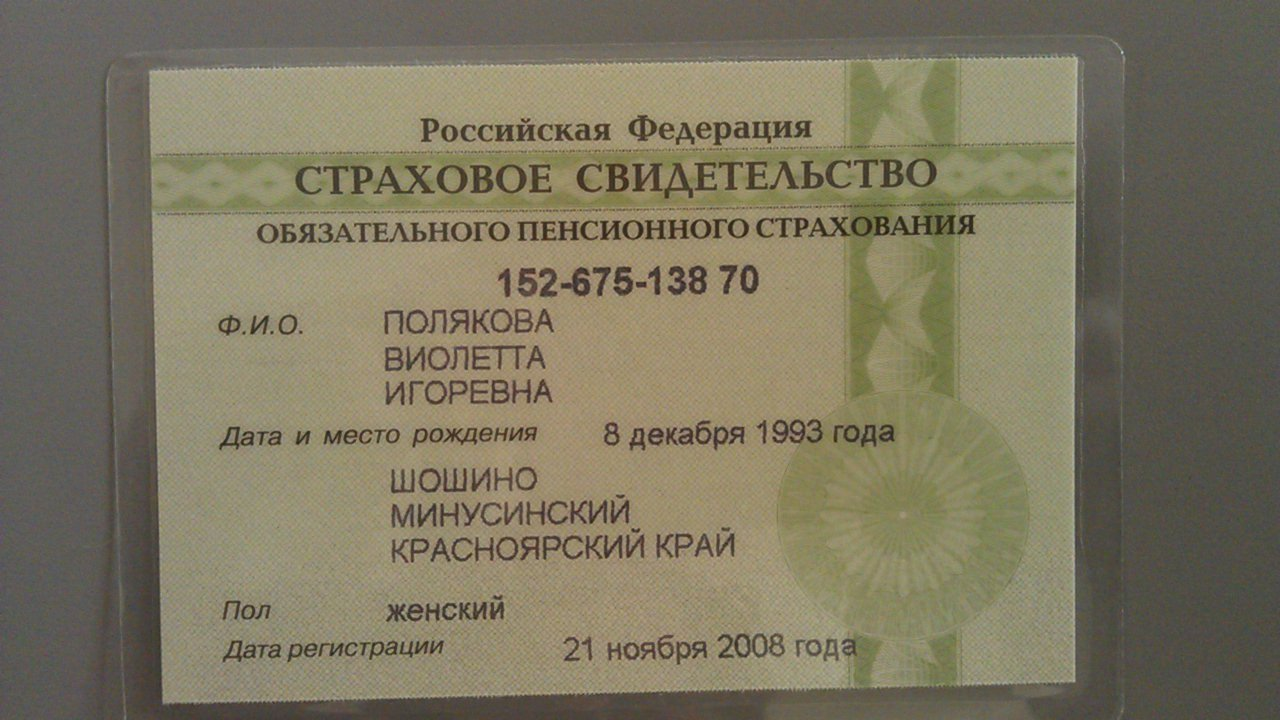
#> input picture formal/snils.jpg, 1280 x 720 px
$ python process.py --input snils.jpg
#> lines starting #> are read from the running program, lines starting #| are printed output that depends on the picture; after the words box and inside, x2 and y2 are one past the last pixel; in counts of white or black regions, pixels touching at a corner belong together
from __future__ import print_function
import cv2 as cv
import numpy as np
import argparse
import random as rng

rng.seed(12345)


def thresh_callback(val):
    threshold = val
    ret, thresh = cv.threshold(src_gray, 0, 255, cv.THRESH_BINARY_INV + cv.THRESH_OTSU)
    kernel = np.ones((3, 3), np.uint8)
    opening = cv.morphologyEx(thresh, cv.MORPH_OPEN, kernel, iterations=2)
    canny_output = cv.Canny(opening, threshold, threshold * 2)

    contours, _ = cv.findContours(canny_output, cv.RETR_TREE, cv.CHAIN_APPROX_SIMPLE)

    contours_poly = [None] * len(contours)
    boundRect = [None] * len(contours)
    centers = [None] * len(contours)
    radius = [None] * len(contours)
    for i, c in enumerate(contours):
        contours_poly[i] = cv.approxPolyDP(c, 3, True)
        boundRect[i] = cv.boundingRect(contours_poly[i])
        # centers[i], radius[i] = cv.minEnclosingCircle(contours_poly[i])

    drawing = np.zeros((canny_output.shape[0], canny_output.shape[1], 3), dtype=np.uint8)

    for i in range(len(contours)):
        color = (rng.randint(0, 256), rng.randint(0, 256), rng.randint(0, 256))
        # cv.drawContours(drawing, contours_poly, i, color)
        cv.rectangle(drawing, (int(boundRect[i][0]), int(boundRect[i][1])),
                     (int(boundRect[i][0] + boundRect[i][2]), int(boundRect[i][1] + boundRect[i][3])), color, 2)
        # cv.circle(drawing, (int(centers[i][0]), int(centers[i][1])), int(radius[i]), color, 2)

    cv.imshow('Contours', drawing)


parser = argparse.ArgumentParser(description='Code for Creating Bounding boxes and circles for contours tutorial.')
parser.add_argument('--input', help='Path to input image.', default='stuff.jpg')
args = parser.parse_args()
src = cv.imread(args.input)
#> src is the input picture: shape (720, 1280, 3); mean B, G, R 97, 118.9, 125.2
if src is None:
    print('Could not open or find the image:', args.input)
    exit(0)
# Convert image to gray and blur it
src_gray = cv.cvtColor(src, cv.COLOR_BGR2GRAY)
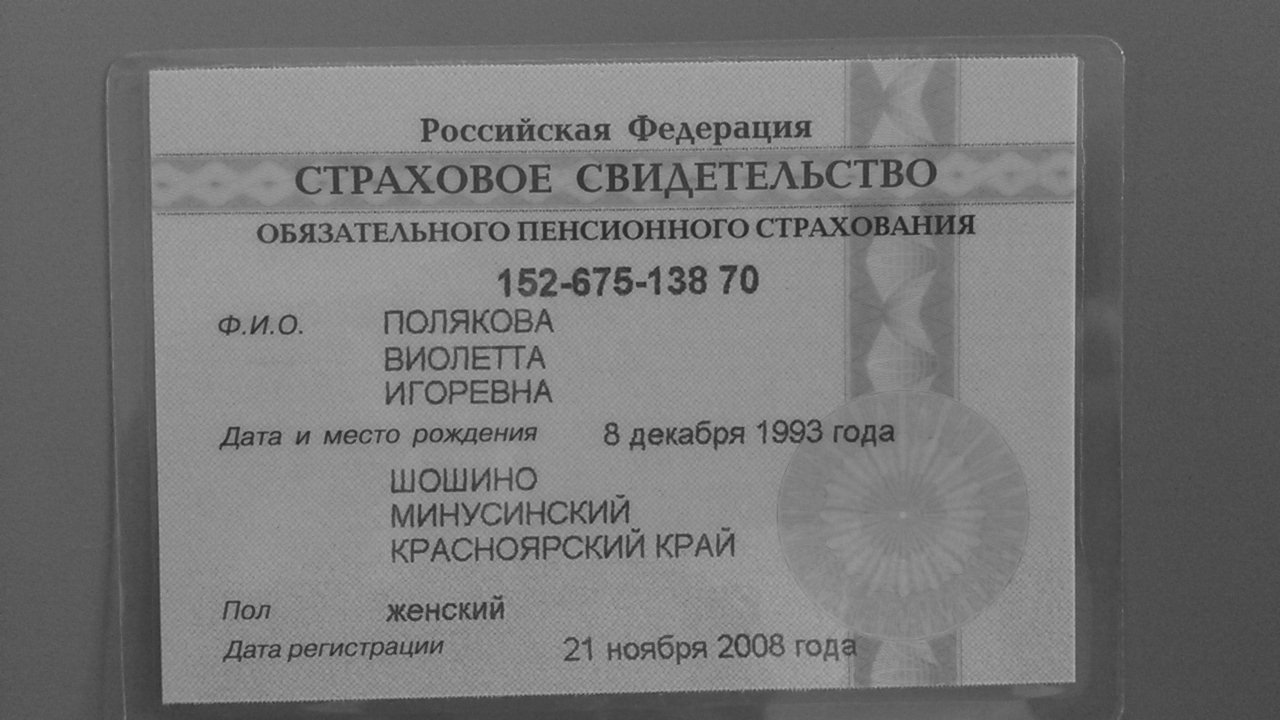
#> src_gray: shape (720, 1280); min 26, max 198, mean 118.3
src_gray = cv.blur(src_gray, (3, 3))
source_window = 'Source'
cv.namedWindow(source_window)
cv.imshow(source_window, src)
max_thresh = 255
thresh = 100  # initial threshold
cv.createTrackbar('Canny thresh:', source_window, thresh, max_thresh, thresh_callback)
thresh_callback(thresh)
#> in thresh_callback, `ret, thresh = cv.threshold(src_gray, 0, 255, cv.THRESH_BINARY_INV + cv..`:
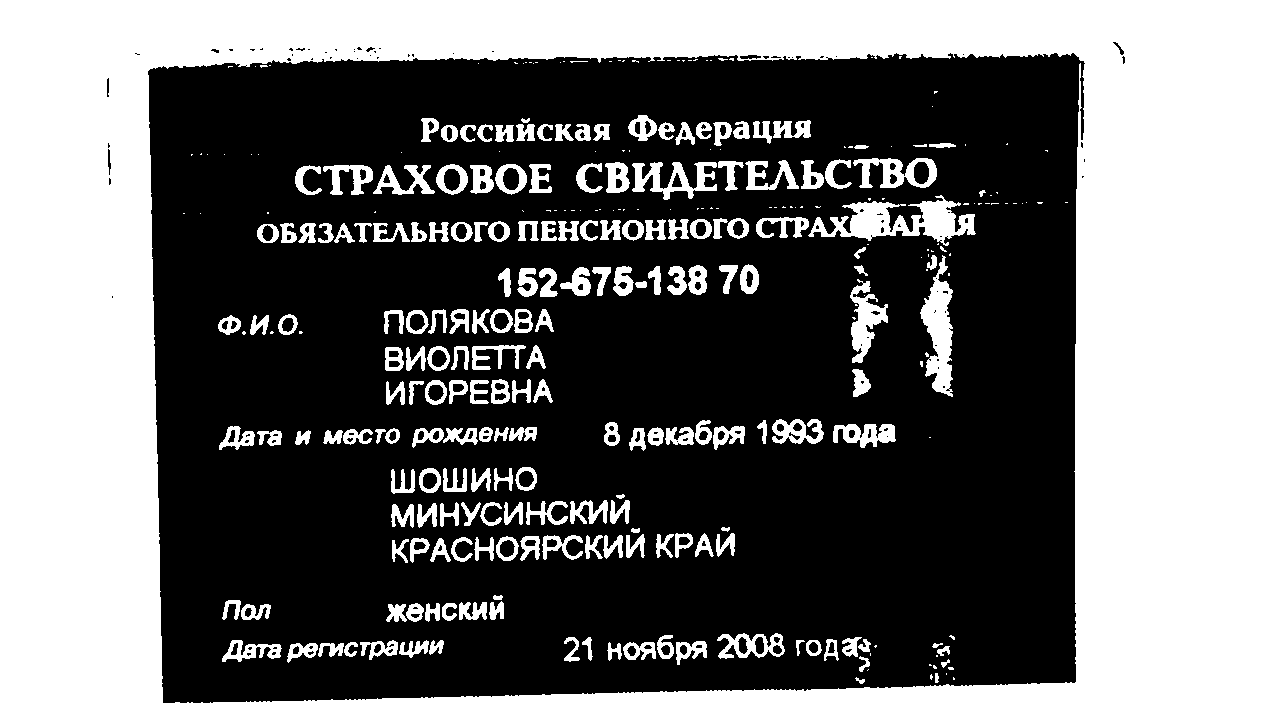
#> thresh: shape (720, 1280); 43% white; 318 white regions (122 under 20 px), largest, box (x1, y1, x2, y2) and area: (0, 0, 1280, 720) 337596, (808, 195, 976, 246) 3715, (920, 255, 953, 397) 2490
#> in thresh_callback, `ret, thresh = cv.threshold(src_gray, 0, 255, cv.THRESH_BINARY_INV + cv..`: ret = 114
#> in thresh_callback, `opening = cv.morphologyEx(thresh, cv.MORPH_OPEN, kernel, iterations=2)`: opening: shape (720, 1280); 39.8% white; 279 white regions, largest, box (x1, y1, x2, y2) and area: (0, 0, 1280, 720) 336663, (921, 281, 952, 393) 2195, (850, 202, 890, 239) 1215
#> in thresh_callback, `canny_output = cv.Canny(opening, threshold, threshold * 2)`:
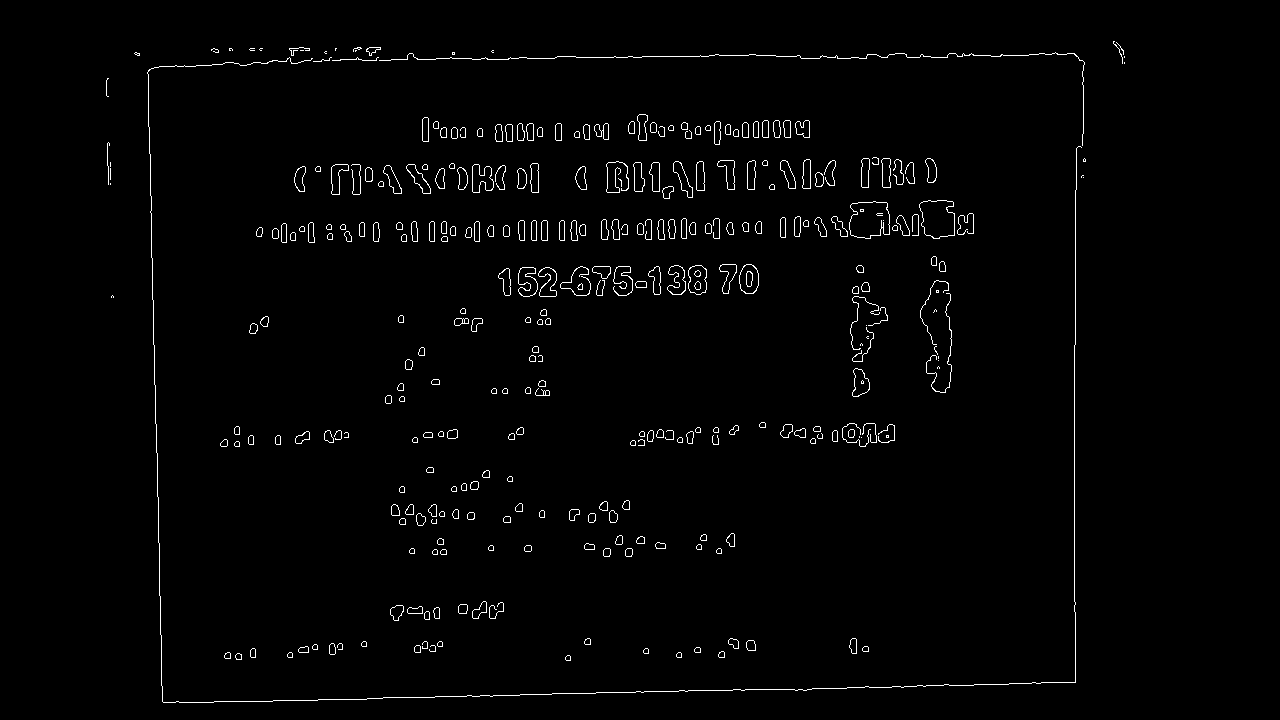
#> canny_output: shape (720, 1280); 1.5% white in thin lines or dots, all inside (x1, y1, x2, y2) = (106, 41, 1125, 703)
#> in thresh_callback, `contours, _ = cv.findContours(canny_output, cv.RETR_TREE, cv.CHAIN_APP..`: contours = 592 contours, 99 with area under 20; largest, box (x1, y1, x2, y2) and area: (849, 201, 890, 239) 1240, (849, 201, 890, 239) 1232, (919, 200, 955, 239) 1084, (919, 200, 955, 239) 1078, (739, 264, 759, 294) 459
#> in thresh_callback, `contours_poly = [None] * len(contours)`: contours_poly = 592 items
#> after the loop in thresh_callback, `for i, c in enumerate(contours):`: boundRect = 592 items, first 6: (565, 655, 6, 6), (565, 655, 5, 6), (236, 653, 6, 7), (235, 653, 6, 7), (676, 652, 6, 6), (676, 652, 5, 6); contours_poly = 592 contours, 275 with area under 20; largest, box (x1, y1, x2, y2) and area: (850, 203, 890, 239) 1184, (850, 203, 889, 239) 1152, (919, 200, 955, 239) 1074, (919, 200, 955, 236) 1048, (688, 265, 707, 295) 432
#> the loop in thresh_callback, `for i in range(len(contours)):` made 592 passes
#> color on passes 1 to 3: (213, 5, 152), (188, 99, 138), (223, 82, 191)
#> after the loop in thresh_callback, `for i in range(len(contours)):`:
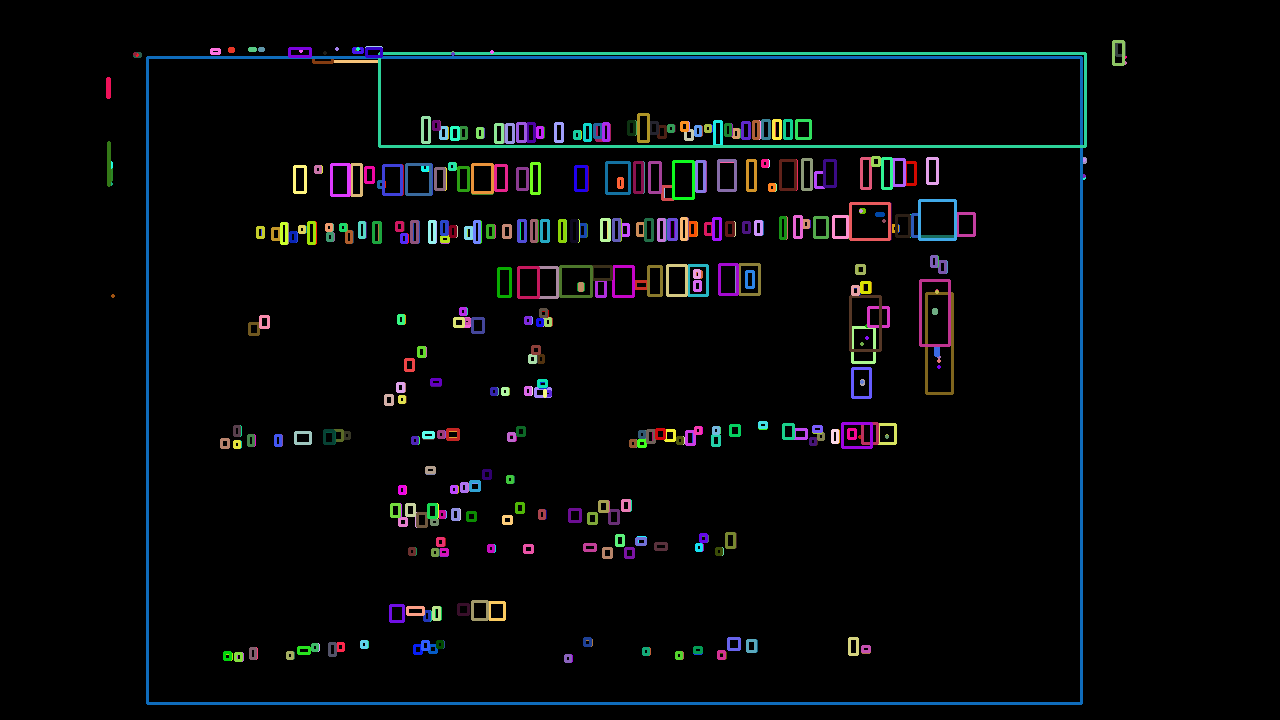
#> drawing: shape (720, 1280, 3); mean of channels 0, 1, 2 8.5, 7.5, 6.3; drawn as B, G, R
cv.waitKey()
